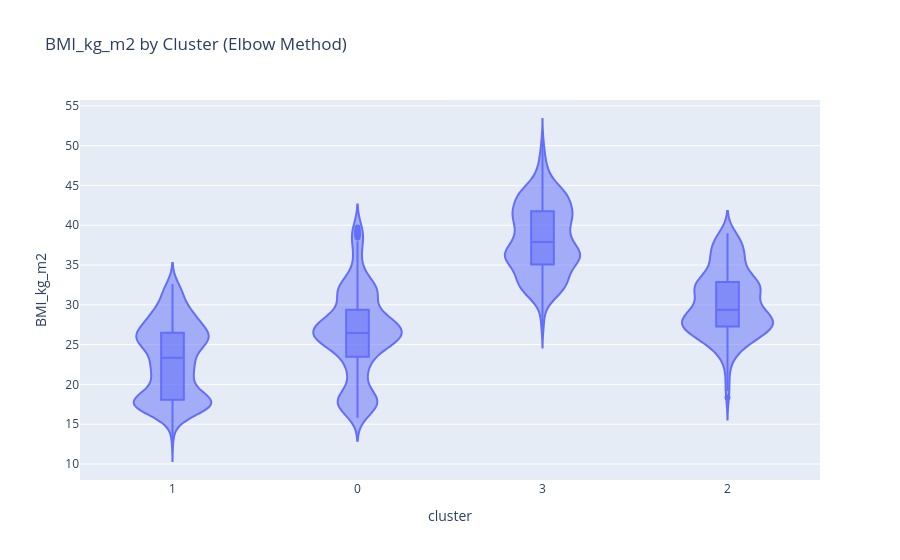

Source (notebook cell):
### Code cell
px.violin(elbow, x="cluster", y="BMI_kg_m2", box=True, title="BMI_kg_m2 by Cluster (Elbow Method)")

### Figure 1 — Plotly figure (JSON) as saved in the notebook; plotly's stock layout.template omitted (floating-point values rounded to 4 significant figures; data arrays with more than 128 entries replaced by an {"elided": "..."} marker saying what was removed)
{"data": [{"alignmentgroup": "True", "box": {"visible": true}, "hovertemplate": "cluster=%{x}<br>BMI_kg_m2=%{y}<extra></extra>", "legendgroup": "", "marker": {"color": "#636efa"}, "name": "", "offsetgroup": "", "orientation": "v", "scalegroup": "True", "showlegend": false, "type": "violin", "x": {"elided": "2110 str values"}, "x0": " ", "xaxis": "x", "y": {"elided": "2110 float values"}, "y0": " ", "yaxis": "y"}], "layout": {"legend": {"tracegroupgap": 0}, "title": {"text": "BMI_kg_m2 by Cluster (Elbow Method)"}, "violinmode": "group", "xaxis": {"anchor": "y", "domain": [0, 1], "title": {"text": "cluster"}}, "yaxis": {"anchor": "x", "domain": [0, 1], "title": {"text": "BMI_kg_m2"}}}}
